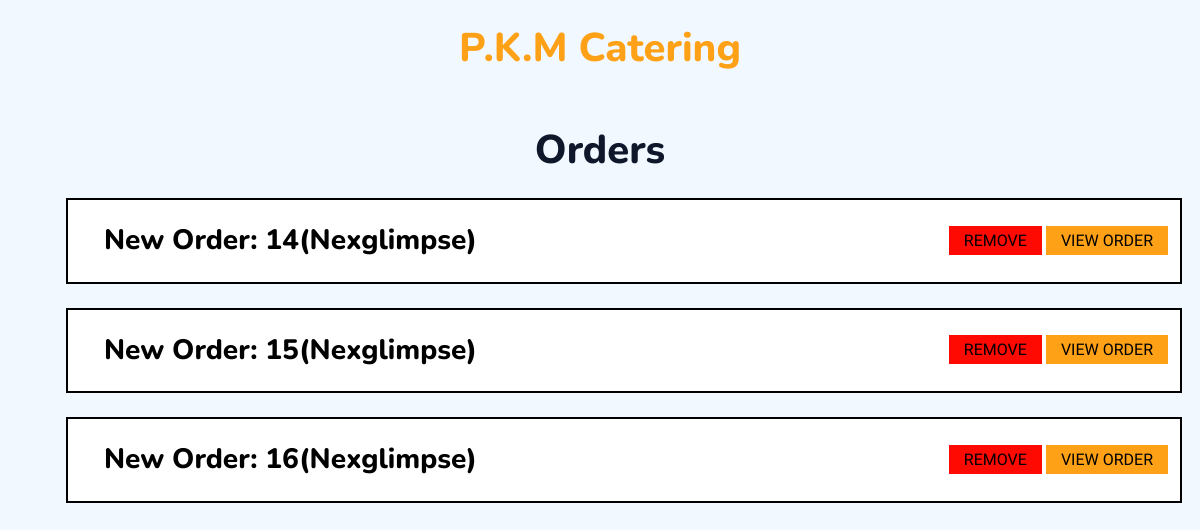
Before: /admin/index.php (signed in) with the older database file.
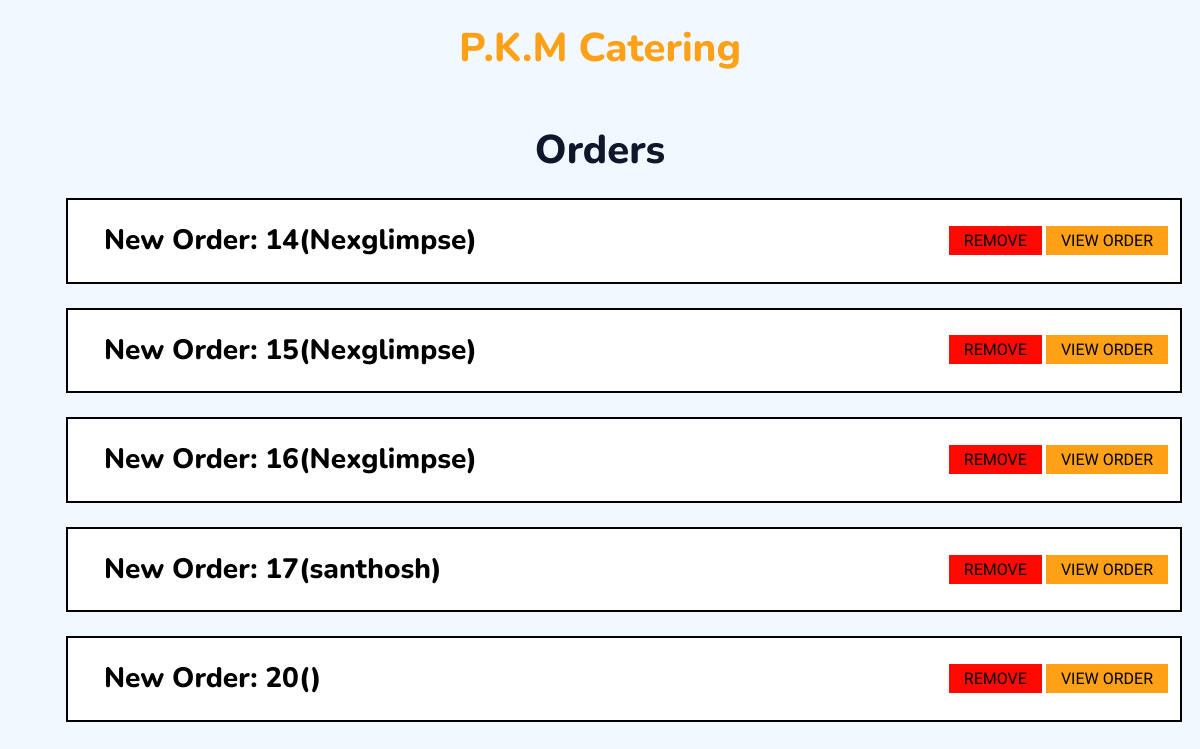
After: the same page with the newer database file.
### tables this page shows
CREATE TABLE `order_details` (
  `id` int(40) NOT NULL,
  `uname` text DEFAULT NULL,
  `unumber` int(20) DEFAULT NULL,
  `uemail` varchar(60) DEFAULT NULL,
  `ucity` varchar(30) DEFAULT NULL,
  `usdate` date DEFAULT NULL,
  `uedate` date DEFAULT NULL,
  `upartydetails` mediumtext DEFAULT NULL,
  `uhalldetails` mediumtext DEFAULT NULL,
  `malaifirday` longtext DEFAULT NULL,
  `wedmalaiset` longtext DEFAULT NULL,
  `kasiyathiraiset` longtext DEFAULT NULL,
  `samangalset` longtext DEFAULT NULL,
  `wedplateset` longtext DEFAULT NULL,
  `toiletset` longtext DEFAULT NULL,
  `vedicset` longtext DEFAULT NULL,
  `carrybag` longtext DEFAULT NULL,
  `carrybagcou` int(20) DEFAULT NULL,
  `carrybagweat` longtext DEFAULT NULL,
  `carrybagsweatcou` int(20) DEFAULT NULL,
  `carrybagcookie` longtext DEFAULT NULL,
  `carrybagcookiecou` int(20) DEFAULT NULL,
  `firdaymor` longtext DEFAULT NULL,
  `firdaymorcou` int(20) DEFAULT NULL,
  `fir_day_after` longtext DEFAULT NULL,
  `firdayaftcou` int(20) DEFAULT NULL,
  `firdayeve` longtext DEFAULT NULL,
  `firdayevecou` int(20) DEFAULT NULL,
  `firdaydrink` longtext DEFAULT NULL,
  `firdaycooldrinkcou` int(20) DEFAULT NULL,
  `firdaysnack` longtext DEFAULT NULL,
  `firdaysnackcou` int(20) DEFAULT NULL,
  `firdaydinner` longtext DEFAULT NULL,
  `firdaydinnercou` int(20) DEFAULT NULL,
  `secdaymor` longtext DEFAULT NULL,
  `secdaymorcou` int(20) DEFAULT NULL,
  `sec_day_after` longtext DEFAULT NULL,
  `secdayaftercou` int(20) DEFAULT NULL,
  `secdayeve` longtext DEFAULT NULL,
  `secdayevecou` int(20) DEFAULT NULL,
  `secdaydinner` longtext DEFAULT NULL,
  `secdaydinnercou` int(20) DEFAULT NULL,
  `guestfood` longtext DEFAULT NULL,
  `guestfoodcou` int(20) DEFAULT NULL,
  `packetfood` longtext DEFAULT NULL,
  `packetfoodcou` int(20) DEFAULT NULL
);

### admin/index.php (the view, shortened to what this page needs)
<?php
$conn = mysqli_connect("localhost", "root", "", "pkm_catering");
$result = mysqli_query($conn, "SELECT * FROM order_details");
?>
<!DOCTYPE html>
<html lang="en">
<head>
    <link href="https://cdnjs.cloudflare.com/ajax/libs/font-awesome/5.10.0/css/all.min.css" rel="stylesheet">
    <link href="https://cdn.jsdelivr.net/npm/bootstrap-icons@1.4.1/font/bootstrap-icons.css" rel="stylesheet">
    <link href="../lib/animate/animate.min.css" rel="stylesheet">
    <link href="../lib/owlcarousel/assets/owl.carousel.min.css" rel="stylesheet">
    <link href="../lib/tempusdominus/css/tempusdominus-bootstrap-4.min.css" rel="stylesheet" />
    <link href="../css/bootstrap.min.css" rel="stylesheet">
    <link href="../css/style.css" rel="stylesheet">
   <link rel="stylesheet" href="../css/style2.css">
   <link rel="stylesheet" href="admin.css">
</head>
<body>
    <div class="container">
        <a href="" class="navbar-brand p-0">
            <h1 class="text-primary m-0 text-center m-4" >P.K.M Catering</h1>
        </a><br>
        <h1 class="text-center">Orders</h1>
    </div>
    <div class="container orders ">
    <?php
        while ($row = mysqli_fetch_assoc($result)) {
            ?>
           <div class="m-4 container neworder ">
            <h3 class="m-4 white">New Order: <span> <?= $row['id'] ?>(<?= $row['uname'] ?>)</span></h3>
            <div class="opt">
            <a href="remove.php?remove_id=<?= $row['id'] ?>" class="remove">REMOVE</a>
            <a href="view_order.php?id=<?= $row['id'] ?>" class="view">VIEW ORDER</a>
        </div>
           </div>
           <?php
        }
        ?>
    </div>
</body>
</html>

### css/style.css (style rules this page uses)
:root { --primary: #FEA116; --light: #F1F8FF; --dark: #0F172B; }

### admin/admin.css (style rules this page uses)
.neworder { display: flex; align-items: center; justify-content: space-between; margin-right: 20px; border: 2px solid black; background-color: rgb(255, 255, 255); }
.view { color: rgb(0, 0, 0); background-color:#FEA116; padding: 5px 15px; }
.white { color: rgb(0, 0, 0); }
.remove { color: rgb(0, 0, 0); background-color: rgb(255, 10, 2); padding: 5px 15px; }

Changed rows visible on the page:
added order_details: id "17", uname "santhosh"
added order_details: id "20"
